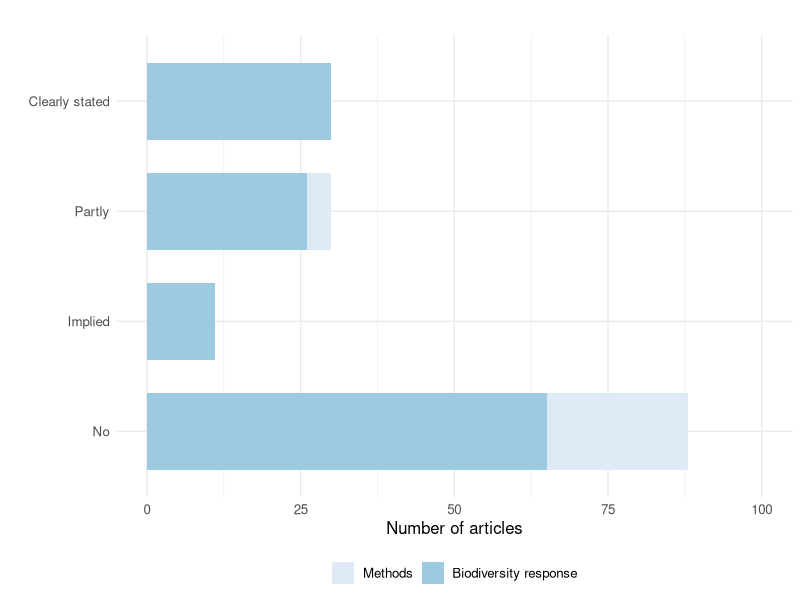
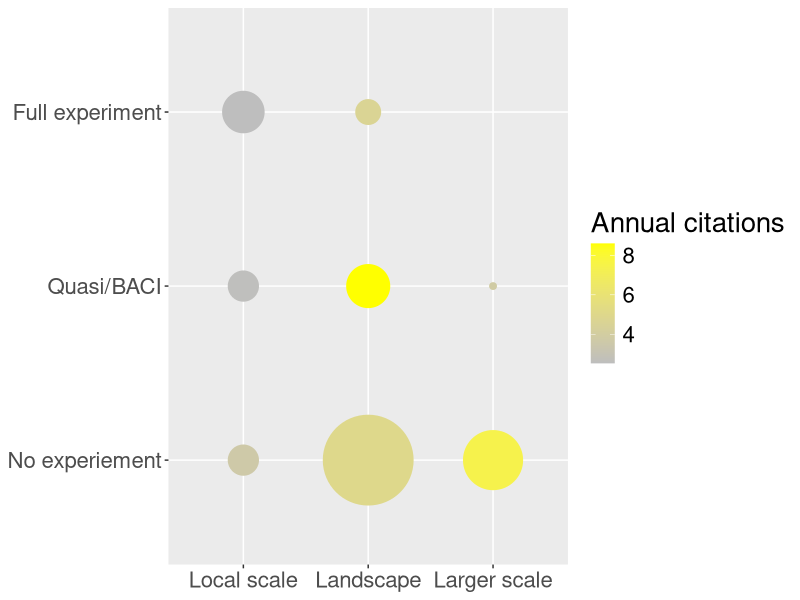

These figures' R source, in order:
## ---- chunk 1
knitr::opts_chunk$set(echo = TRUE)
## ---- chunk 2

####################################################################################
##### Loading libraries

library(tidyverse)
library(ggplot2)
library(here)
library(viridis)

#####################################################################################
##### Reading data / data wrangling; 

d <- as_tibble(read.csv2(here("data", "Data_LittSurvey_Box1.csv")))


d <- d %>% mutate(Hypo=ifelse(Clearly.stated.hypothesis>1, 1, 0)) %>%
  mutate(Experiment=ifelse(Study.design=="Experimental", 1,0)) %>%
  mutate(YearLaps=abs(Year-2016)) %>%
  mutate(Scope2=ifelse(Scope=="Methods", "Methods", "Biodiversity response")) %>%
  mutate(Hypothesis2=Clearly.stated.hypothesis) %>% 
  mutate(Hypothesis2=ifelse(Hypothesis2==0, "No", 
                     ifelse(Hypothesis2==1, "Partly", 
                     ifelse(Hypothesis2==2, "Implied", "Clearly stated")))) %>% 
  mutate(Exper_citation=ifelse(Study.design=="Non experimental", 1, 
                                        ifelse(Study.design=="Experimental", 3, 2))) %>%
  mutate(scale_citation=ifelse(Spatial.scale=="Local", 1, 
                               ifelse(Spatial.scale=="Landscape", 2, 3))) %>%
  mutate(citation_year=Number.of.citations/(2017-Year))

######################################################################################
## Data summary for plotting and reporting

## Number of articles presenting hypothesis
## All studies

Hypothesis_prop <- d %>% group_by(Hypothesis2, Scope2) %>%
  count(Clearly.stated.hypothesis) %>%
  mutate(prop=prop.table(n)) %>%
  mutate(Hypothesis3= factor(Hypothesis2, 
        levels=c("No", "Implied", "Partly", "Clearly stated"))) %>%
mutate(Scope3= factor(Scope2, levels=c("Methods", "Biodiversity response")))

## Spatial scale, experimental design and citation rates; 
citation_table1 <- d %>% filter(Scope!="Methods") %>%
  group_by(Exper_citation, scale_citation) %>% 
  summarise(N_citat=quantile(citation_year, probs=c(0.75)), antall=n()) %>%
  mutate(prop=prop.table(antall))

###########################################################
### NUMBERS FOR THE TEXT: 

### Proportions; 

Hypothesis_prop2 <- d %>%
  mutate(Hyp_pooled=ifelse(Hypothesis2=="Partly", "Implied", Hypothesis2)) %>%
  count(Hyp_pooled) %>%
  mutate(prop=prop.table(n))

  Overall_clear <- Hypothesis_prop2 %>%
                   filter(Hyp_pooled=="Clearly stated") %>%
                   select(prop)
  Overall_Implied <- Hypothesis_prop2 %>%
                   filter(Hyp_pooled=="Implied") %>%
                   select(prop)


### Removing methods; 

Hypothesis_prop3 <- d %>%
  mutate(Hyp_pooled=ifelse(Hypothesis2=="Partly", "Implied", Hypothesis2)) %>%
  filter(Scope!="Methods") %>%
  count(Hyp_pooled) %>%
  mutate(prop=prop.table(n))

  Biodiv_clear <- Hypothesis_prop3 %>%
                   filter(Hyp_pooled=="Clearly stated") %>%
                   select(prop)
  Biodiv_Implied <- Hypothesis_prop3 %>%
                   filter(Hyp_pooled=="Implied") %>%
                   select(prop)


## Multiple Competing Hypotheses
  
  MCH <- d %>% count(Test.multiple.competing.hypotheses) 
           
  

### Experiments; 

Exp_prop <- d %>% filter(Scope!="Methods") %>%
  count(Exper_citation) %>%
  mutate(prop=prop.table(n))
  

## ---- chunk 3

p <- ggplot(data=Hypothesis_prop, aes(x=Hypothesis3, y=n, fill=Scope3)) +
  geom_bar(stat="identity", width=0.7, ) +
  theme_minimal() + 
  theme(text = element_text(size=12), legend.position = "bottom", legend.title = element_blank()) +
  ylim(0, 100)+
  labs(x="", y="Number of articles", title="") + 
  scale_fill_brewer(palette="Blues")

p+coord_flip()


## ---- chunk 4

p <- ggplot(data=citation_table1, aes(x=scale_citation, y=Exper_citation, size=antall)) +
  geom_point(aes(colour=N_citat)) +
  scale_colour_gradient(low = "grey", high = "yellow")  

p + scale_x_discrete(labels=c("Local scale", "Landscape", "Larger scale"), limits=c(1,2,3)) +
  scale_y_discrete(labels=c("No experiement", "Quasi/BACI", "Full experiment"), limits=c(1,2,3)) +
  theme(axis.title=element_blank(),
        text = element_text(size=20),
        legend.position="right") + guides(size=FALSE) + 
  scale_size(range = c(2, 30)) +
  labs(colour="Annual citations")

